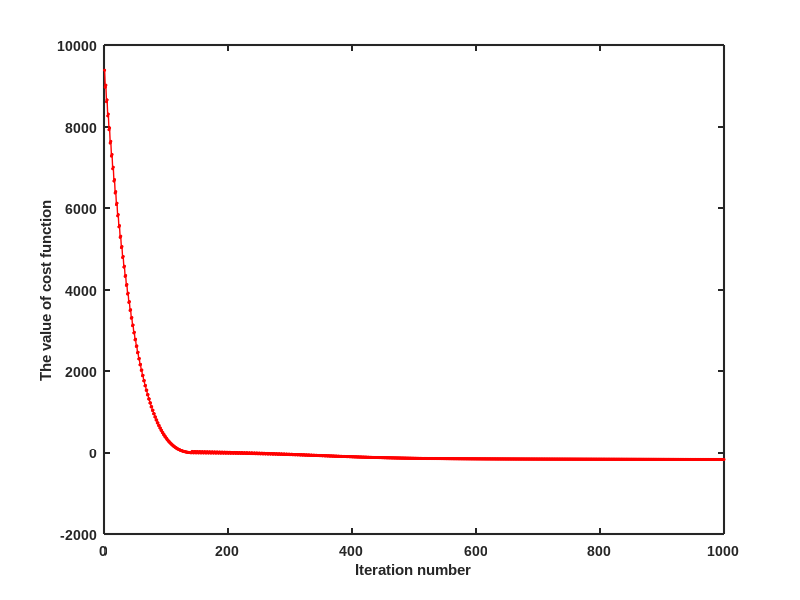

Recreate this plot in MATLAB.

close all
clc;
clear;

load('iter.mat');
figure(1)
plot(Cost1(1110:2109),'r-*','LineWidth',1,'markersize',2)
% plot(Cost1(1110:1609),'r-*','LineWidth',1,'markersize',5)
% hold on
% plot(Cost1(1610:2109),'r-*','LineWidth',1,'markersize',5)

xlabel('Iteration number','FontName','Arial','FontSize',11,'FontWeight','Bold');
ylabel('The value of cost function','FontName','Arial','FontSize',11,'FontWeight','Bold');

set(gca,'LineWidth', 1.5,'FontName','Arial','FontSize',10,'FontWeight','Bold')

%myzoom([0.4,0.3,0.45,0.55],[16,33,4500,6700])
